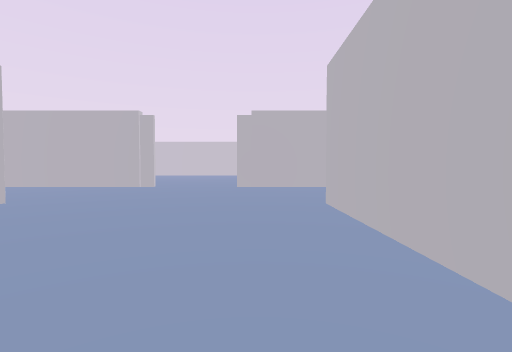
[1] (above)

17 first-person views from a walk through a 3-D level made in the Unity game engine. The camera is 1.2 m above the floor, tilts 2° down and sees 85° across. The floor is counted in squares, 2 m on a side. Each view is taken from the middle of a square. On the plan, view 1 faces up. The plan holds only what a view shows up to about 9 squares ahead; the rest is blank. The player character is not drawn. Some animated figures are left out.

[2]
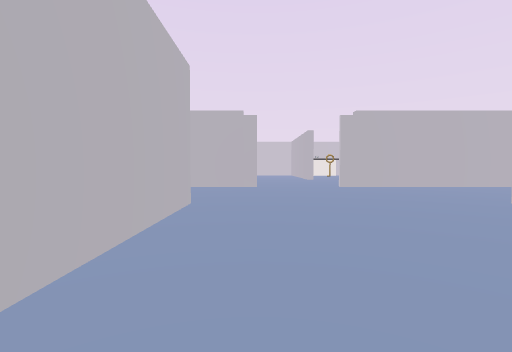

[3]
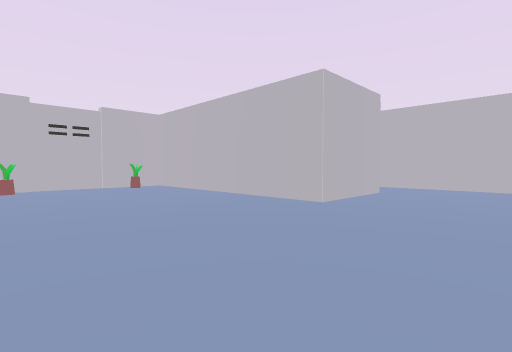

[4]
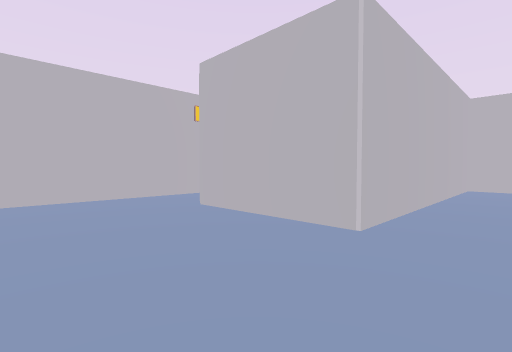

[5]
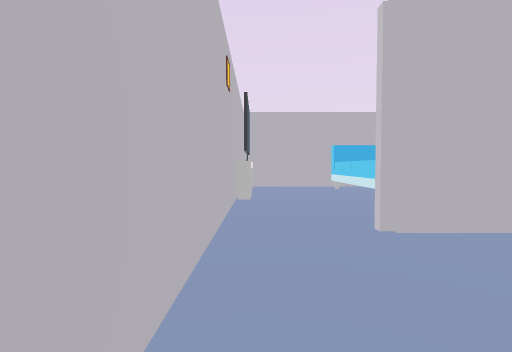

[6]
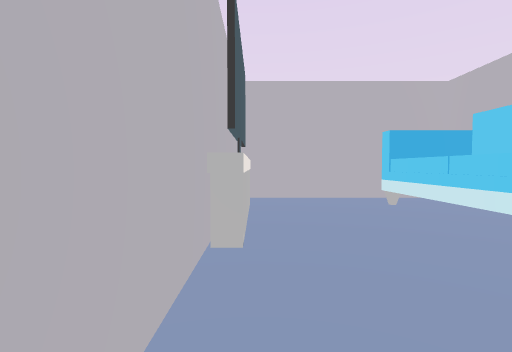

[7]
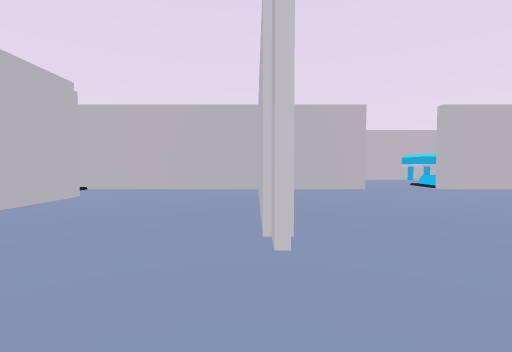

[8]
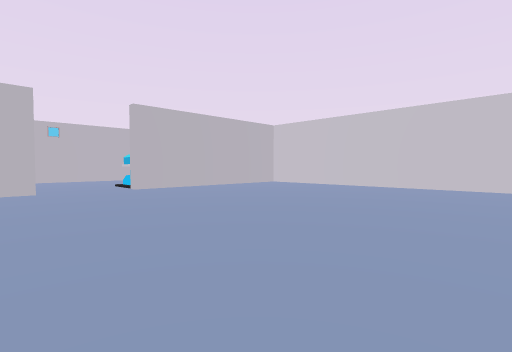

[9]
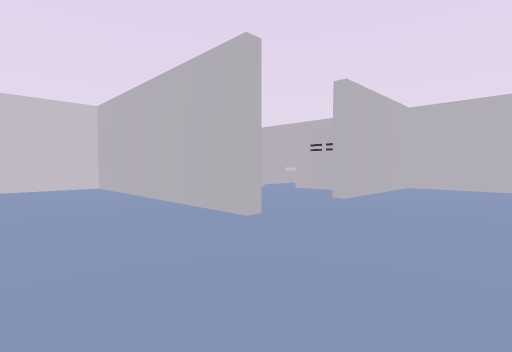

[10]
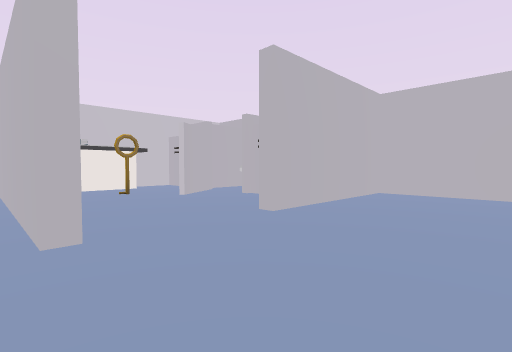

[11]
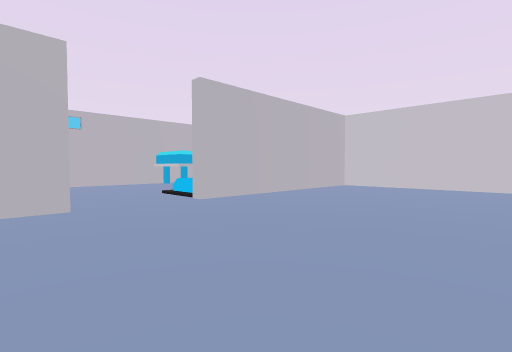

[12]
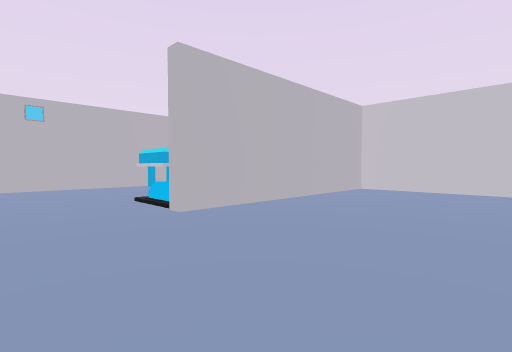

[13]
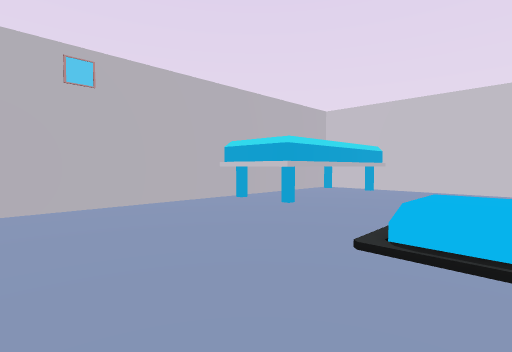

[14]
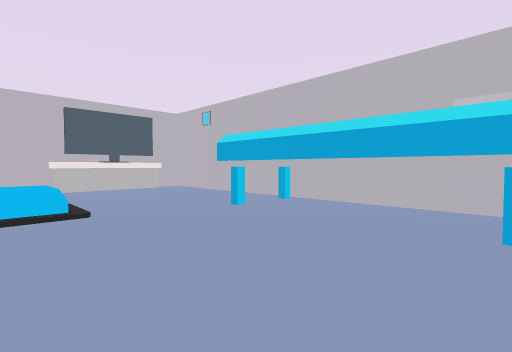

[15]
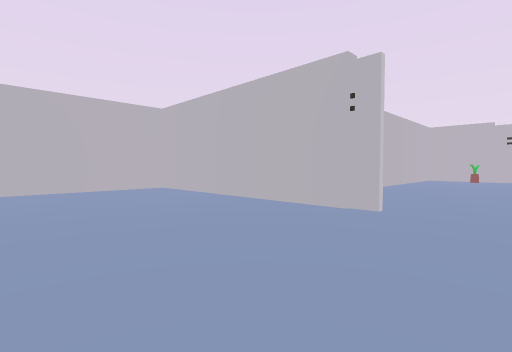

[16]
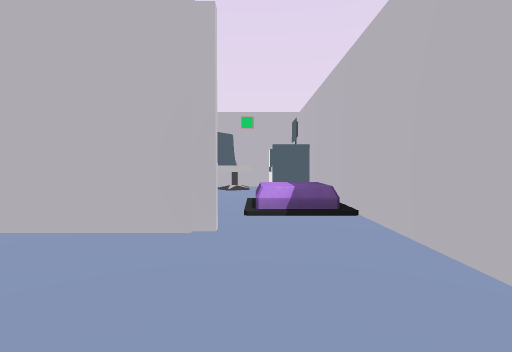

[17]
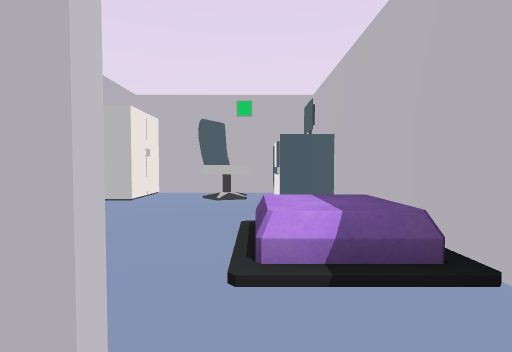

### Floor plan
Ten units are one square. View 1 is at (0, 0); x grows to the right and y downward. Boxes are objects, and circles mark ways between rooms. Rooms are numbered by the first view taken in them; rooms with no view inside come last. Other rooms are left out.
<svg viewBox="-140 -190 199 210">
<path fill="none" stroke="#000" d="M30 -24 30 -5M-29 -81 -72 -81M17 2 30 2M-68 -45 -41 -45 -41 13 11 13 11 -45 39 -45M45 -81 -6 -81M51 2 51 -20M54 1 54 -69M-83 -81 -83 -46M-7 -124 -7 -183 -83 -183 -83 -128M-6 -83 54 -83 54 -125 18 -125M-83 -109 -83 -90M-134 -145 -134 -102 -92 -102M-92 -183 -112 -183M-128 -105 -101 -105"/>
<rect x="-35" y="5" width="10" height="10" fill="#bbb"><title>other object</title></rect>
<rect x="-5" y="5" width="10" height="10" fill="#bbb"><title>other object</title></rect>
<rect x="-135" y="-185" width="20" height="40" fill="#bbb"><title>other object</title></rect>
<circle cx="-15" cy="-80" r="3" fill="#2a7"/>
<circle cx="-85" cy="-115" r="3" fill="#2a7"/>
<text x="-10" y="-40">1</text>
<text x="-30" y="-130">2</text>
<text x="-110" y="-150">3</text>
</svg>
Room 1 opens to room 2. Room 2 opens to room 3.

Where each view was taken, in squares from view 1:
view 1: 0 up, 0 right, facing up
view 2: 0 up, 3 left, facing up
view 3: 7 up, 0 right, facing down-left
view 4: 7 up, 0 right, facing down-right
view 5: 7 up, 5 right, facing down
view 6: 4 up, 5 right, facing down
view 7: 8 up, 1 left, facing left
view 8: 10 up, 1 left, facing up-left
view 9: 10 up, 3 left, facing up-right
view 10: 10 up, 1 left, facing up-right
view 11: 10 up, 4 left, facing up-left
view 12: 11 up, 5 left, facing up-left
view 13: 11 up, 9 left, facing up-left
view 14: 18 up, 9 left, facing down-left
view 15: 12 up, 2 left, facing down-right
view 16: 7 up, 7 left, facing down
view 17: 5 up, 7 left, facing down
